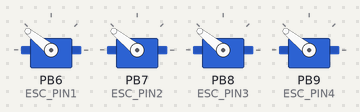
The sketch below on a simulated STM32 Blue Pill. On the bench: 4 × servo. No radio packets arrive unless stated; what the sketch prints to the serial monitor is not drawn.

Above: at 0.1 s.
At 2.1 s:
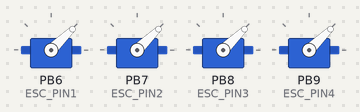
At 6.1 s:
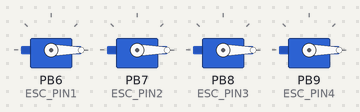
Timing chart, 0 to 7.6 s (numbered marks = the images above):
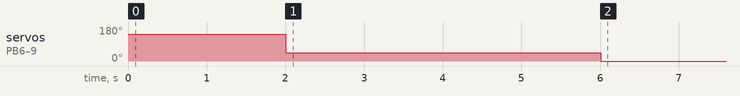

The sketch:

Receiver.ino
```cpp
#include <SPI.h>
#include <nRF24L01.h>
#include <RF24.h>
#include <Servo.h>  // For ESC or Servo control

// CE, CSN pins for STM32 (adjust PB0, PA4 if needed)
RF24 myRadio(PB0, PA4);

byte addresses[][6] = {"0"};

// Define structure (must match transmitter exactly)
struct __attribute__((packed)) package {
  int16_t pwm1 = 0;
};
typedef struct package Package;
Package dataReceive;

// Create Servo objects for motor and steering
Servo esc1;    // v1 controls throttle
Servo esc2;
Servo esc3;
Servo esc4;

// Define output pins for PWM
#define ESC_PIN1  PB6   // TIM1_CH1
#define ESC_PIN2  PB7
#define ESC_PIN3  PB8
#define ESC_PIN4  PB9

unsigned long lastPacketTime = 0;
const unsigned long failsafeTimeout = 200; // ms

void setup() {
  Serial.begin(115200);

  // Initialize radio
  myRadio.begin();
  myRadio.setChannel(115);
  myRadio.setPALevel(RF24_PA_MAX);
  myRadio.setDataRate(RF24_250KBPS);
  myRadio.setAutoAck(false);
  myRadio.openReadingPipe(0, addresses[0]);
  myRadio.startListening();

  Serial.println("STM32 Receiver Ready...");

  esc1.attach(ESC_PIN1);
  esc2.attach(ESC_PIN2);
  esc3.attach(ESC_PIN3);
  esc4.attach(ESC_PIN4);

  Serial.println("Starting ESC calibration...");
  esc1.writeMicroseconds(2000);
  esc2.writeMicroseconds(2000);
  esc3.writeMicroseconds(2000);
  esc4.writeMicroseconds(2000);
  delay(2000);
  esc1.writeMicroseconds(1000);
  esc2.writeMicroseconds(1000);
  esc3.writeMicroseconds(1000);
  esc4.writeMicroseconds(1000);
  delay(2000);

  Serial.println("Calibration done. Starting test...");

  delay(2000);  // Wait 2 sec for ESC arming
}

void loop() {

    if (myRadio.available()) {
        myRadio.read(&dataReceive, sizeof(dataReceive));
        int throttlePWM = dataReceive.pwm1;

        esc1.writeMicroseconds(throttlePWM);
        esc2.writeMicroseconds(throttlePWM);
        esc3.writeMicroseconds(throttlePWM);
        esc4.writeMicroseconds(throttlePWM);

        lastPacketTime = millis();
    }

    // FAILSAFE
    if (millis() - lastPacketTime > failsafeTimeout) {
        esc1.writeMicroseconds(0);
        esc2.writeMicroseconds(0);
        esc3.writeMicroseconds(0);
        esc4.writeMicroseconds(0);
    }

  Serial.print("pwm: ");
    Serial.println(dataReceive.pwm1);
}
```

Measured:
- by itself, servo on PB6 (ESC_PIN1), servo on PB7 (ESC_PIN2), servo on PB8 (ESC_PIN3), servo on PB9 (ESC_PIN4): 141° → 44° at 2.0 s, → 0° 4.0 s later
